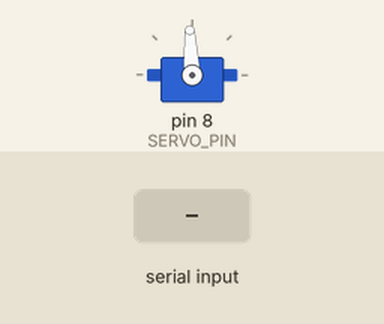
Simulated run of this sketch. Board: Arduino Uno, built with avr-gcc and run on an emulated ATmega328P. On the bench: servo. The inputs (shaded band) are chosen by the test bench.

Above: at 1.7 s.
1.8 s: "90,45\n" received over Serial
At 2.2 s:
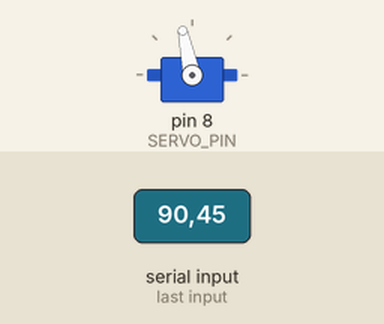
3.3 s: "5\n" received over Serial
At 4.4 s:
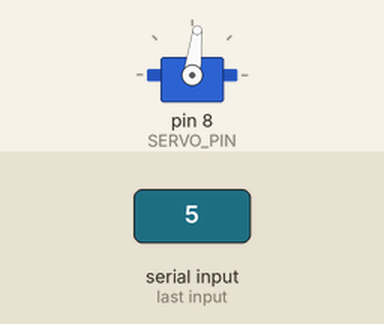
4.8 s: "30,150\n" received over Serial
At 5.7 s:
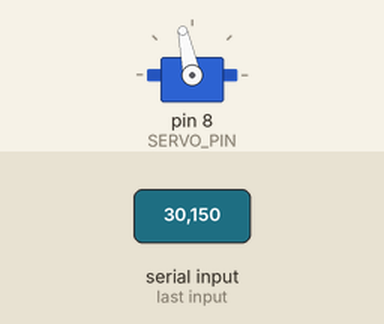
6.3 s: "90\n" received over Serial
At 6.7 s:
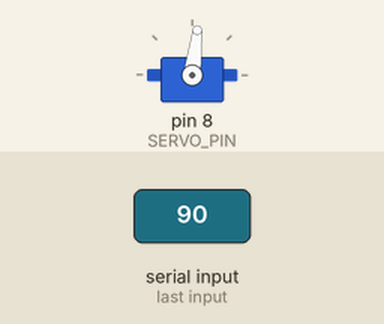
Timing chart, 0 to 8.8 s (numbered marks = the images above; inputs shaded):
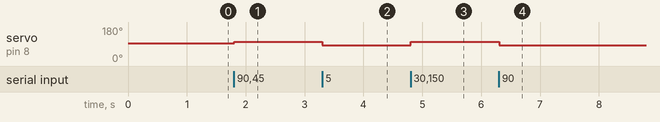

The sketch:

testmotor.ino
```cpp
//AI generated
#include <Servo.h>

Servo myServo;


// =====================================================
// SERVO PIN
// =====================================================

const int SERVO_PIN = 8;


// =====================================================
// SERVO VALUES
// =====================================================

// Fixed slow speed

const int LEFT_US = 1400;

const int STOP_US = 1500;

const int RIGHT_US = 1600;


// =====================================================
// SERIAL
// =====================================================

String inputString = "";


// =====================================================
// SETUP
// =====================================================

void setup() {

  Serial.begin(
    9600
  );


  myServo.attach(
    SERVO_PIN
  );


  // Stop on power-up
  myServo.writeMicroseconds(
    STOP_US
  );


  delay(
    500
  );
}


// =====================================================
// LOOP
// =====================================================

void loop() {

  while (
    Serial.available() >
    0
  ) {

    char incomingChar =
      Serial.read();


    // =================================================
    // END OF COMMAND
    // =================================================

    if (
      incomingChar ==
      '\n'
    ) {

      if (
        inputString.length() >
        0
      ) {

        int command =
          inputString.toInt();


        // =============================================
        // Only allow three states
        // =============================================
        //
        // p5 should theoretically only send
        // 1400 / 1500 / 1600
        //
        // Double-check here for safety
        // =============================================


        if (
          command <
          1450
        ) {

          myServo.writeMicroseconds(
            LEFT_US
          );

        }


        else if (
          command >
          1550
        ) {

          myServo.writeMicroseconds(
            RIGHT_US
          );

        }


        else {

          myServo.writeMicroseconds(
            STOP_US
          );

        }
      }


      inputString =
        "";
    }


    // =================================================
    // READ DIGITS
    // =================================================

    else {

      if (
        isDigit(
          incomingChar
        )
      ) {

        inputString +=
          incomingChar;

      }
    }
  }
}
```

Measured:
- after the input at 1.8 s, servo on pin 8 (SERVO_PIN): 93° → 102° at once
- after the input at 3.3 s, servo on pin 8 (SERVO_PIN): 102° → 83° at once
- after the input at 4.8 s, servo on pin 8 (SERVO_PIN): 83° → 102° at once
- after the input at 6.3 s, servo on pin 8 (SERVO_PIN): 102° → 83° at once
